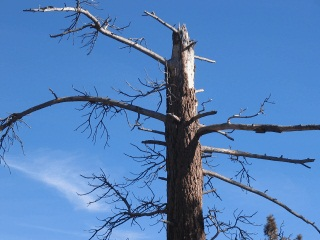
%> input picture 2/agac.jpg, 320 x 240 px
$ octave Normalizasyon.m   (GNU Octave 9; MATLAB toolbox functions it lacks are replaced by stand-ins)
%> lines starting %> are read from the running program, lines starting %| are printed output that depends on the picture
Resim_rgb=imread('agac.jpg');   %RGB resim okunuyor
%> Resim_rgb is the input picture: size 240x320x3 uint8; mean R, G, B 84.6, 129.9, 188.1
Resim_red = Resim_rgb(:,:,1);   %Red kanalý
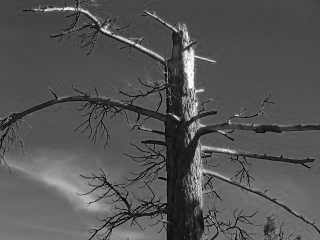
%> Resim_red: size 240x320 uint8; min 0, max 255, mean 84.6
Resim_green = Resim_rgb(:,:,2); %Green kanalý
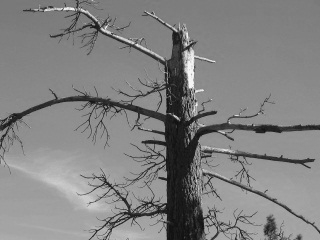
%> Resim_green: size 240x320 uint8; min 12, max 249, mean 129.9
Resim_blue = Resim_rgb(:,:,3); %Blue kanalý
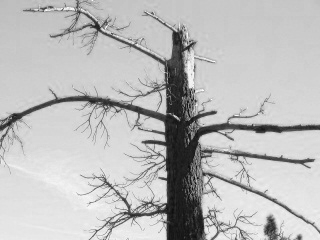
%> Resim_blue: size 240x320 uint8; min 11, max 255, mean 188.1

%red
xr = double(Resim_red);
mr = mean(xr(:));
%> mr = 84.63
sr = std(xr(:));
%> sr = 30.13
xr = (xr - mr) / sr;   %Red kanalýn normalizasyonu

%green
xg = double(Resim_green);
mg = mean(xg(:));
%> mg = 129.9
sg = std(xg(:));
%> sg = 37.53
xg = (xg - mg) / sg;   %Green kanalýn normalizasyonu

%blue
xb = double(Resim_blue);
mb = mean(xb(:));
%> mb = 188.1
sb = std(xb(:));
%> sb = 53.69
xb = (xb - mb) / sb;   %Blue kanalýn normalizasyonu

norm(:,:,1) = xr(:,:);
norm(:,:,2) = xg(:,:);
norm(:,:,3) = xb(:,:);
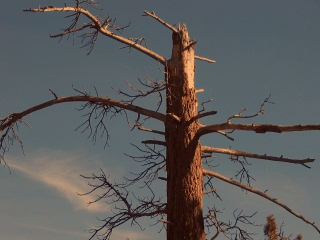
%> norm: size 240x320x3 double; mean R, G, B -2.24e-14, -1.38e-14, 4.53e-16; drawn with min black and max white

h=figure;
subplot(1,2,1),imshow(Resim_rgb),title('Orjinal Görüntü');
subplot(1,2,2),imshow(norm),title('Normalize RGB');
%> after `imshow(norm)`:
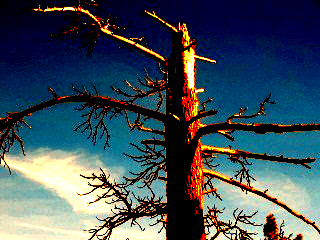
%> displayed picture: size 240x320x3, on the screen's scale of 0 to 255; mean R, G, B 64.6, 80.7, 89.9
